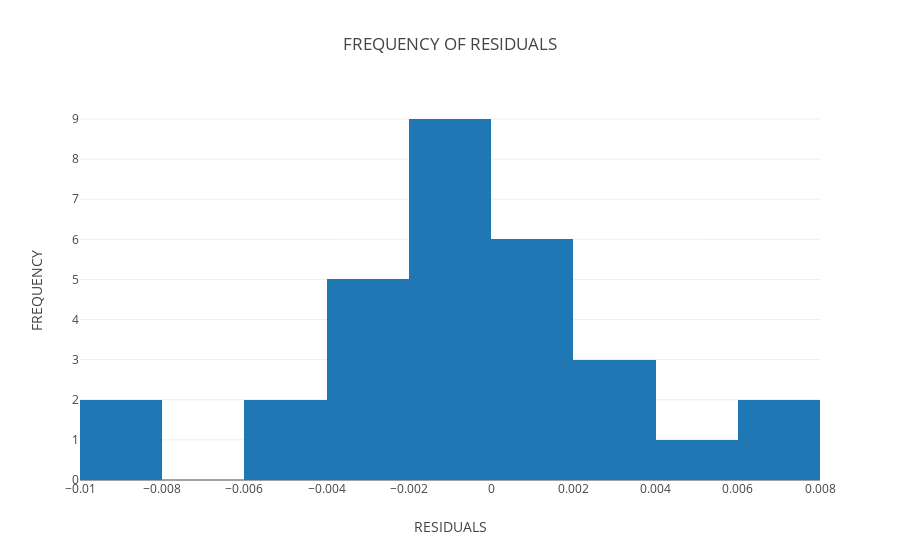

Here is the notebook cell this chart was saved with:
### Markdown cell above
## HISTOGRAM FOR REGRESSION ##

### Code cell
data = [go.Histogram(x=((reg.predict(X_test) - Y_test)))]
layout = go.Layout(
    title='FREQUENCY OF RESIDUALS',
    xaxis=dict(
        title='RESIDUALS'
    ),
    yaxis=dict(
        title='FREQUENCY'
    )
)
fig = go.Figure(data=data, layout=layout)
plot.iplot(fig, filename='histogram')

### Figure 1 — Plotly figure (JSON) as saved in the notebook; plotly's stock layout.template omitted (floating-point values rounded to 4 significant figures)
{"data": [{"type": "histogram", "x": [0.00479, -0.008603, 5.404e-05, 0.00328, -0.002002, -0.001193, 0.007119, 0.002562, -0.001725, 0.006985, 0.001838, -0.004217, 7.199e-05, -0.002979, -0.0006806, 0.001295, -0.001379, 0.001976, -0.008588, -0.001643, 0.001496, 0.003327, -0.002513, -0.002795, -0.003207, -0.001687, -0.0002808, -0.001821, -0.001477, -0.005689]}], "layout": {"title": "FREQUENCY OF RESIDUALS", "xaxis": {"title": "RESIDUALS"}, "yaxis": {"title": "FREQUENCY"}}}
